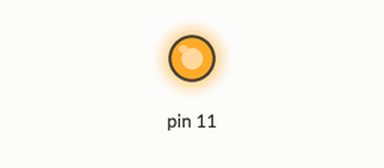
Recording of a sketch running on a simulated Arduino Uno, built with avr-gcc and run on an emulated ATmega328P. Parts: output pins drawn as LEDs (lit = HIGH).

Above: at 0.2 s.
At 24.0 s:
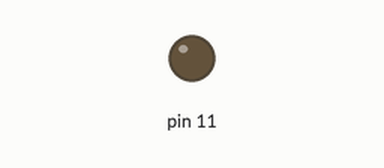
Timing chart, 0 to 25.4 s (numbered marks = the images above):
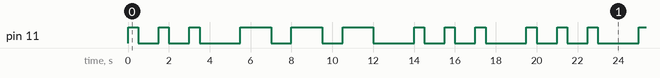

The sketch:

sketch_mar28a.ino
```cpp
//SOS pisca-pisca
void setup() {
  // put your setup code here, to run once:
  pinMode(11, OUTPUT);
}

void loop() {
  // put your main code here, to run repeatedly:
  digitalWrite(11, HIGH);
  delay(500);
  digitalWrite(11, LOW);
  delay(1000);
  digitalWrite(11, HIGH);
  delay(500);
  digitalWrite(11, LOW);
  delay(1000);
   digitalWrite(11, HIGH);
  delay(500);
  digitalWrite(11, LOW);
  delay(2000);

   digitalWrite(11, HIGH);
  delay(1500);
  digitalWrite(11, LOW);
  delay(1000);
  digitalWrite(11, HIGH);
  delay(1500);
  digitalWrite(11, LOW);
  delay(1000);
   digitalWrite(11, HIGH);
  delay(1500);
  digitalWrite(11, LOW);
  delay(2000);

   digitalWrite(11, HIGH);
  delay(500);
  digitalWrite(11, LOW);
  delay(1000);
  digitalWrite(11, HIGH);
  delay(500);
  digitalWrite(11, LOW);
  delay(1000);
   digitalWrite(11, HIGH);
  delay(500);
  digitalWrite(11, LOW);
  delay(2000);

}
```

Measured:
- by itself, pin 11: repeats every 19.5 s: 2 × (LOW 1.0 s, HIGH 0.50 s), LOW 2.0 s, 2 × (HIGH 1.5 s, LOW 1.0 s), HIGH 1.5 s, LOW 2.0 s, 2 × (HIGH 0.50 s, LOW 1.0 s), HIGH 0.50 s, LOW 2.0 s, HIGH 0.50 s
- by itself, everything shown: repeats every 19.5 s, in 18 steps
